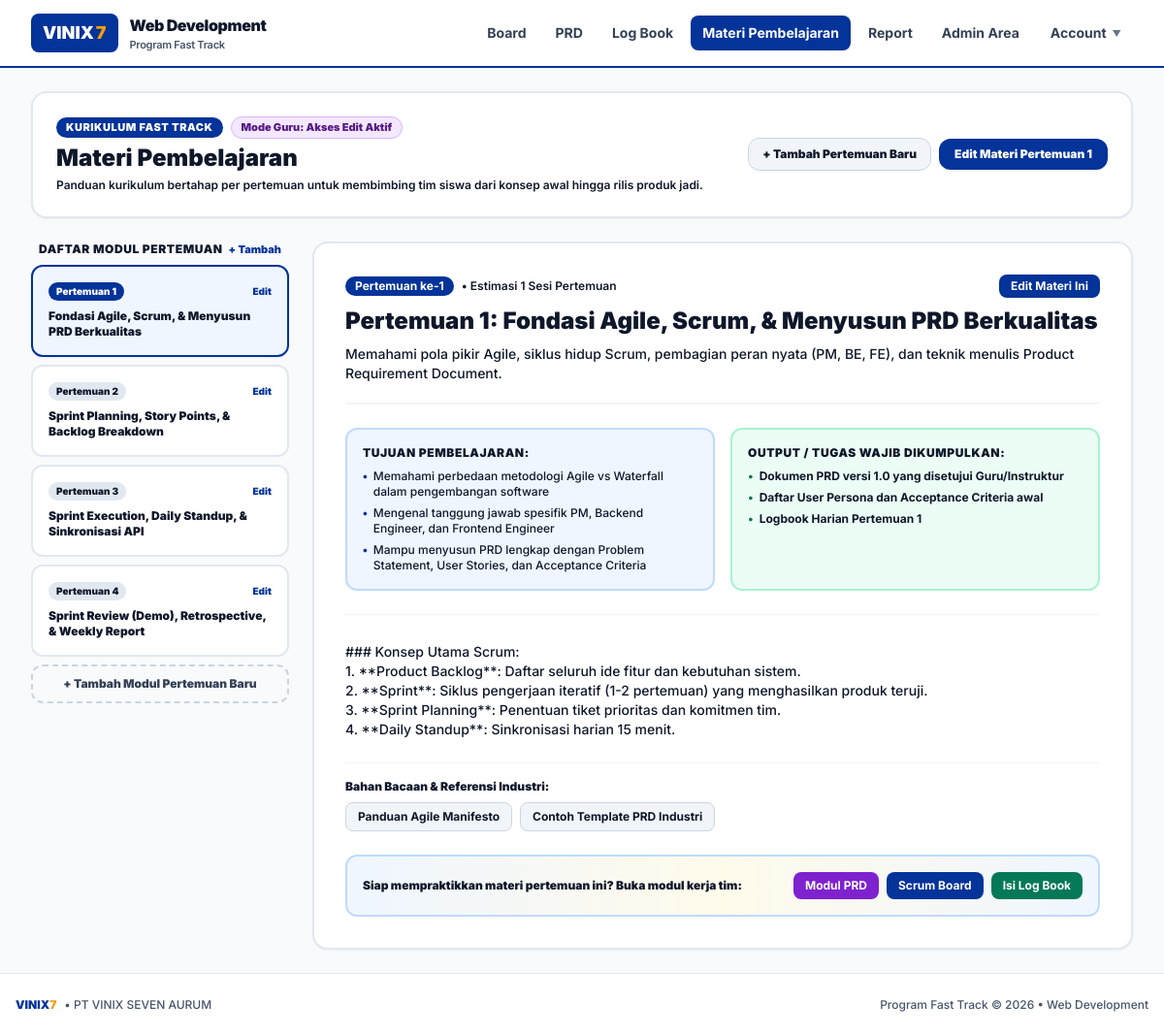
The app's page /lms.php (signed in) with its own data.
### tables this page shows
CREATE TABLE lms_modules (
            id TEXT PRIMARY KEY,
            week_number INTEGER NOT NULL,
            title TEXT NOT NULL,
            summary TEXT NOT NULL,
            content TEXT NOT NULL,
            objectives TEXT NOT NULL,
            deliverables TEXT NOT NULL,
            external_links TEXT NOT NULL,
            is_published INTEGER DEFAULT 1
        );

### lms.php (the view, shortened to what this page needs)
<?php
require_once __DIR__ . '/includes/header.php';
$isGuru = ($currentRole === 'guru' || $currentRole === 'super_admin');
$selectedWeek = (int)($_GET['week'] ?? 1);
$stmt = $pdo->query("SELECT * FROM lms_modules ORDER BY week_number ASC");
$modules = $stmt->fetchAll();
$currentModule = null;
foreach ($modules as $m) {
    if ((int)$m['week_number'] === $selectedWeek) {
        $currentModule = $m;
        break;
    }
}
$objectives = $currentModule ? (json_decode($currentModule['objectives'] ?? '[]', true) ?? []) : [];
$deliverables = $currentModule ? (json_decode($currentModule['deliverables'] ?? '[]', true) ?? []) : [];
$externalLinks = $currentModule ? (json_decode($currentModule['external_links'] ?? '[]', true) ?? []) : [];
?>
<div class="space-y-6">
    <div class="bg-white rounded-2xl p-6 border-2 border-slate-200 shadow-sm flex flex-col sm:flex-row sm:items-center justify-between gap-4">
        <div>
            <div class="flex items-center gap-2 mb-1">
                <span class="px-2.5 py-0.5 bg-[#043399] text-white text-[11px] font-black rounded-full uppercase tracking-wider">Kurikulum Fast Track</span>
                <?php if ($isGuru): ?>
                    <span class="px-2.5 py-0.5 bg-purple-100 text-purple-900 border border-purple-300 text-[11px] font-black rounded-full">Mode Guru: Akses Edit Aktif</span>
                <?php else: ?>
                    <span class="px-2.5 py-0.5 bg-slate-100 text-slate-800 border border-slate-300 text-[11px] font-bold rounded-full">Mode Siswa: Hanya Baca</span>
                <?php endif; ?>
            </div>
            <h1 class="text-2xl font-black text-black">Materi Pembelajaran</h1>
            <p class="text-xs text-black font-semibold mt-1">
                Panduan kurikulum bertahap per pertemuan untuk membimbing tim siswa dari konsep awal hingga rilis produk jadi.
            </p>
        </div>
        <div class="flex flex-wrap items-center gap-2">
            <?php if ($isGuru): ?>
                <button type="button" onclick="openEditModuleModal(null)" class="px-3.5 py-2 bg-slate-100 hover:bg-slate-200 text-black border border-slate-300 rounded-xl text-xs font-black transition">
                    + Tambah Pertemuan Baru
                </button>
                <?php if ($currentModule): ?>
                    <button type="button" onclick="openEditModuleModal('<?= htmlspecialchars($currentModule['id']) ?>')" class="px-4 py-2 bg-[#043399] hover:bg-[#021f5c] text-white rounded-xl text-xs font-black shadow-sm transition">
                        Edit Materi Pertemuan <?= $currentModule['week_number'] ?>
                    </button>
                <?php endif; ?>
            <?php else: ?>
                <span class="px-3 py-1.5 bg-blue-50 text-[#043399] border border-blue-200 rounded-xl text-xs font-black">
                    Total <?= count($modules) ?> Modul Pertemuan
                </span>
            <?php endif; ?>
        </div>
    </div>
    <div class="grid grid-cols-1 lg:grid-cols-4 gap-6 items-start">
        <div class="lg:col-span-1 space-y-2">
            <div class="flex items-center justify-between px-2 mb-2">
                <span class="text-xs font-black text-black uppercase tracking-wider">
                    Daftar Modul Pertemuan
                </span>
                <?php if ($isGuru): ?>
                    <button type="button" onclick="openEditModuleModal(null)" class="text-[11px] text-[#043399] hover:underline font-black">
                        + Tambah
                    </button>
                <?php endif; ?>
            </div>
            <?php foreach ($modules as $m): ?>
                <a href="lms.php?week=<?= $m['week_number'] ?>" class="block p-4 rounded-xl border-2 transition <?= (int)$m['week_number'] === $selectedWeek ? 'bg-blue-50 border-[#043399] shadow-sm' : 'bg-white border-slate-200 hover:bg-slate-50' ?>">
                    <div class="flex items-center justify-between">
                        <span class="text-[10px] font-black px-2 py-0.5 rounded-full <?= (int)$m['week_number'] === $selectedWeek ? 'bg-[#043399] text-white' : 'bg-slate-200 text-black' ?>">
                            Pertemuan <?= $m['week_number'] ?>
                        </span>
                        <?php if ($isGuru): ?>
                            <button type="button" onclick="event.preventDefault(); event.stopPropagation(); openEditModuleModal('<?= htmlspecialchars($m['id']) ?>')" class="text-[10px] text-[#043399] hover:underline font-black">
                                Edit
                            </button>
                        <?php endif; ?>
                    </div>
                    <h4 class="text-xs font-black mt-2 text-black line-clamp-2">
                        <?= htmlspecialchars(preg_replace('/^(Minggu|Pekan|Pertemuan) \d+: /', '', $m['title'])) ?>
                    </h4>
                </a>
            <?php endforeach; ?>
            <?php if ($isGuru): ?>
                <button type="button" onclick="openEditModuleModal(null)" class="w-full py-2.5 px-3 border-2 border-dashed border-slate-300 hover:border-[#043399] hover:bg-blue-50 text-slate-700 hover:text-[#043399] rounded-xl text-xs font-black transition text-center mt-2">
                    + Tambah Modul Pertemuan Baru
                </button>
            <?php endif; ?>
        </div>
        <div class="lg:col-span-3 space-y-6">
            <?php if ($currentModule): ?>
                <div class="bg-white rounded-2xl p-6 sm:p-8 border-2 border-slate-200 shadow-sm space-y-6">
                    <div class="border-b-2 border-slate-100 pb-5">
                        <div class="flex flex-wrap items-center justify-between gap-2 mb-2">
                            <div class="flex items-center gap-2">
                                <span class="px-2.5 py-0.5 rounded-full bg-[#043399] text-white text-xs font-bold">
                                    Pertemuan ke-<?= $currentModule['week_number'] ?>
                                </span>
                                <span class="text-xs text-black font-semibold">• Estimasi 1 Sesi Pertemuan</span>
                            </div>
                            <?php if ($isGuru): ?>
                                <button type="button" onclick="openEditModuleModal('<?= htmlspecialchars($currentModule['id']) ?>')" class="px-3 py-1 bg-[#043399] hover:bg-[#021f5c] text-white text-xs font-bold rounded-lg shadow-xs transition">
                                    Edit Materi Ini
                                </button>
                            <?php endif; ?>
                        </div>
                        <h2 class="text-xl sm:text-2xl font-black text-black leading-tight">
                            <?= htmlspecialchars($currentModule['title']) ?>
                        </h2>
                        <p class="text-xs sm:text-sm text-black font-medium mt-2 leading-relaxed">
                            <?= htmlspecialchars($currentModule['summary']) ?>
                        </p>
                    </div>
                    <div class="grid grid-cols-1 md:grid-cols-2 gap-4">
                        <div class="bg-blue-50 p-4 rounded-xl border-2 border-blue-200 space-y-2">
                            <h4 class="text-xs font-black text-black uppercase tracking-wider flex items-center gap-1.5">
                                <span>Tujuan Pembelajaran:</span>
                            </h4>
                            <ul class="space-y-1.5 text-xs text-black font-medium">
                                <?php if (!empty($objectives)): ?>
                                    <?php foreach ($objectives as $obj): ?>
                                        <li class="flex items-start gap-1.5">
                                            <span class="text-[#043399] font-black">•</span>
                                            <span><?= htmlspecialchars($obj) ?></span>
                                        </li>
                                    <?php endforeach; ?>
                                <?php else: ?>
                                    <li class="text-slate-500 italic text-xs">Belum ada tujuan pembelajaran dicatat.</li>
                                <?php endif; ?>
                            </ul>
                        </div>
                        <div class="bg-emerald-50 p-4 rounded-xl border-2 border-emerald-200 space-y-2">
                            <h4 class="text-xs font-black text-black uppercase tracking-wider flex items-center gap-1.5">
                                <span>Output / Tugas Wajib Dikumpulkan:</span>
                            </h4>
                            <ul class="space-y-1.5 text-xs text-black font-medium">
                                <?php if (!empty($deliverables)): ?>
                                    <?php foreach ($deliverables as $del): ?>
                                        <li class="flex items-start gap-1.5">
                                            <span class="text-emerald-700 font-bold">•</span>
                                            <span class="font-bold"><?= htmlspecialchars($del) ?></span>
                                        </li>
                                    <?php endforeach; ?>
                                <?php else: ?>
                                    <li class="text-slate-500 italic text-xs">Belum ada output wajib dicatat.</li>
                                <?php endif; ?>
                            </ul>
                        </div>
                    </div>
                    <div class="pt-2 border-t border-slate-100 text-xs sm:text-sm leading-relaxed space-y-4">
                        <div class="whitespace-pre-line text-black font-medium">
                            <?= htmlspecialchars($currentModule['content']) ?>
                        </div>
                    </div>
                    <?php if (!empty($externalLinks)): ?>
                        <div class="pt-4 border-t border-slate-100">
                            <h4 class="text-xs font-black text-black mb-2">Bahan Bacaan & Referensi Industri:</h4>
                            <div class="flex flex-wrap gap-2">
                                <?php foreach ($externalLinks as $link): ?>
                                    <a href="<?= htmlspecialchars($link['url']) ?>" target="_blank" rel="noopener noreferrer" class="px-3 py-1.5 bg-slate-100 hover:bg-slate-200 border border-slate-300 text-black rounded-lg text-xs font-bold transition flex items-center gap-1">
                                        <span><?= htmlspecialchars($link['title']) ?></span>
                                    </a>
                                <?php endforeach; ?>
                            </div>
                        </div>
                    <?php endif; ?>
                    <div class="bg-gradient-to-r from-blue-50 via-amber-50 to-blue-50 p-4 rounded-xl border-2 border-blue-200 flex flex-wrap items-center justify-between gap-3">
                        <div class="text-xs font-black text-black">
                            Siap mempraktikkan materi pertemuan ini? Buka modul kerja tim:
                        </div>
                        <div class="flex items-center gap-2">
                            <a href="prd.php" class="px-3 py-1.5 rounded-lg bg-purple-700 text-white text-xs font-bold shadow-xs">Modul PRD</a>
                            <a href="board.php" class="px-3 py-1.5 rounded-lg bg-[#043399] text-white text-xs font-bold shadow-xs">Scrum Board</a>
                            <a href="logbook.php" class="px-3 py-1.5 rounded-lg bg-emerald-700 text-white text-xs font-bold shadow-xs">Isi Log Book</a>
                        </div>
                    </div>
                </div>
            <?php endif; ?>
        </div>
    </div>
</div>
<?php require_once __DIR__ . '/includes/footer.php'; ?>

### assets/css/custom.css (style rules this page uses)
:root { --vinix-blue: #043399; --vinix-blue-dark: #021f5c; --vinix-blue-light: #eef3fc; --vinix-yellow: #f59e0b; --vinix-yellow-dark: #d97706; --vinix-yellow-light: #fef8ee; --text-black: #0f172a; --text-dark: #1e293b; }
body { font-family: 'Inter', -apple-system, BlinkMacSystemFont, "Segoe UI", Roboto, sans-serif; color: var(--text-black); background-color: #f8fafc; }
h1, h2, h3, h4, h5, h6, p, span, td, th, label, div { color: inherit; }
.text-white { color: #ffffff !important; }
.text-black { color: #000000 !important; }

### includes/header.php (style rules this page uses)
body { font-family: 'Inter', -apple-system, BlinkMacSystemFont, "Segoe UI", Roboto, sans-serif; color: #0f172a; }
h1, h2, h3, h4, h5, h6, p, span, td, th, label, div, input, textarea, select { color: inherit; }
.text-white { color: #ffffff !important; }
.text-black { color: #0f172a !important; }

### records on screen
lms_modules: week_number "1", title "Fondasi Agile, Scrum, & Menyusun PRD Berkualitas", title "Pertemuan 1: Fondasi Agile, Scrum, & Menyusun PRD Berkualitas", summary "Memahami pola pikir Agile, siklus hidup Scrum, pembagian peran nyata (PM, BE, FE), dan teknik menulis Product Requirement Document.", objectives "Memahami perbedaan metodologi Agile vs Waterfall dalam pengembangan software", objectives "Mengenal tanggung jawab spesifik PM, Backend Engineer, dan Frontend Engineer", objectives "Mampu menyusun PRD lengkap dengan Problem Statement, User Stories, dan Acceptance Criteria", deliverables "Dokumen PRD versi 1.0 yang disetujui Guru/Instruktur", deliverables "Daftar User Persona dan Acceptance Criteria awal", deliverables "Logbook Harian Pertemuan 1", content "### Konsep Utama Scrum: 1. **Product Backlog**: Daftar seluruh ide fitur dan kebutuhan sistem. 2. **Sprint**: Siklus pengerjaan iteratif (1-2 pertemuan) yang menghasilkan produk teruji. 3. **Sprint Planning**: Penentuan tiket prioritas dan komitmen tim. 4. **Daily Standup**: Sinkronisasi harian 15 menit."
lms_modules: week_number "2", title "Sprint Planning, Story Points, & Backlog Breakdown"
lms_modules: week_number "3", title "Sprint Execution, Daily Standup, & Sinkronisasi API"
lms_modules: week_number "4", title "Sprint Review (Demo), Retrospective, & Weekly Report"

### other values on screen
$link['title'] "Panduan Agile Manifesto"
$link['title'] "Contoh Template PRD Industri"
